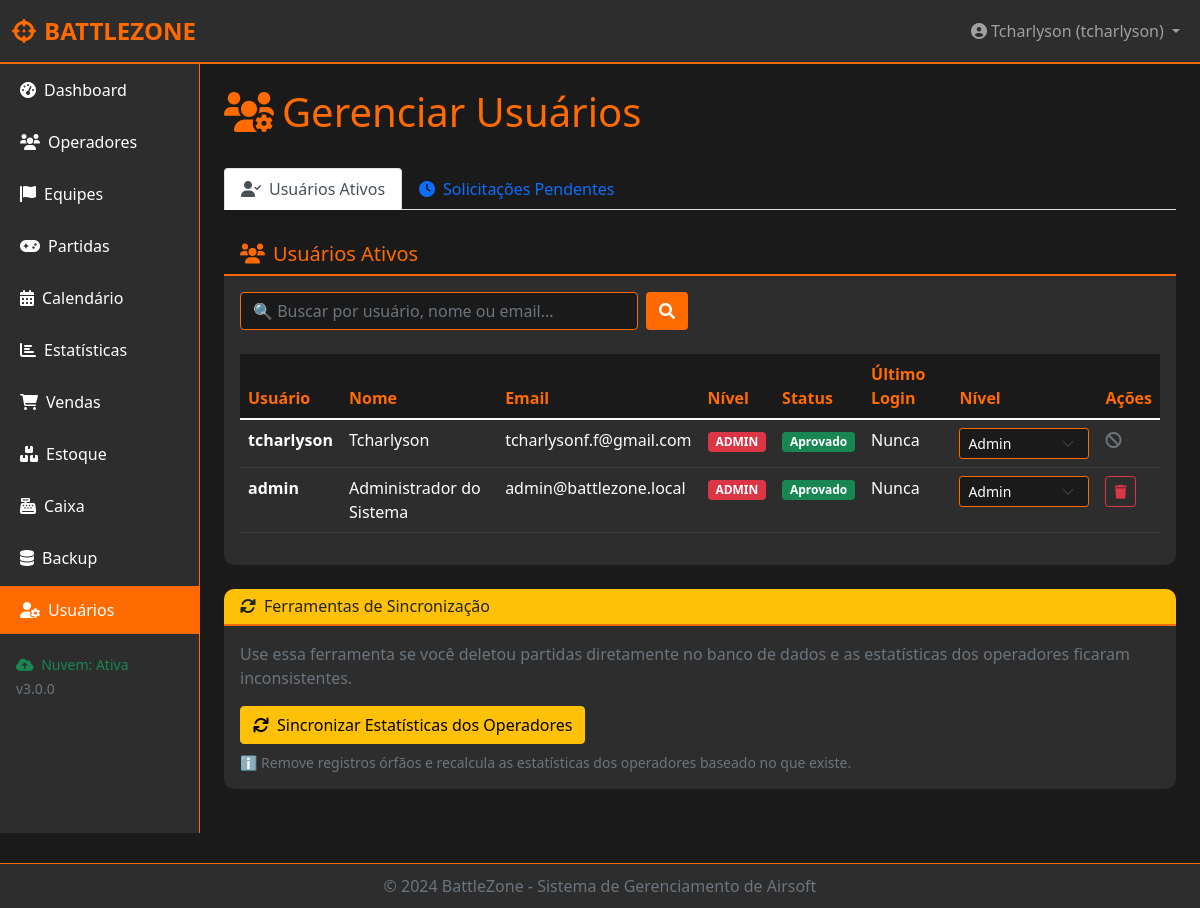
Page /admin/usuarios (signed in) on the committed database.
### models.py (models this page shows, shortened)
class User(UserMixin, db.Model):
    __tablename__ = 'users'
    id = db.Column(db.Integer, primary_key=True)
    username = db.Column(db.String(80), unique=True, nullable=False)
    nome = db.Column(db.String(120), nullable=False)
    email = db.Column(db.String(120), unique=True, nullable=False)
    cpf = db.Column(db.String(14), unique=True, nullable=True)
    telefone = db.Column(db.String(20), nullable=True)
    data_nascimento = db.Column(db.String(10), nullable=True)
    idade = db.Column(db.Integer, nullable=True)
    password_hash = db.Column(db.String(200), nullable=False)
    salt = db.Column(db.String(32), nullable=False)
    nivel = db.Column(db.String(20), nullable=False, default='operador')
    status = db.Column(db.String(20), default='pendente')
    tentativas = db.Column(db.Integer, default=0)
    session_token = db.Column(db.String(100), unique=True, nullable=True)
    last_activity = db.Column(db.DateTime, default=datetime.utcnow)
    created_at = db.Column(db.DateTime, default=datetime.utcnow)
    approved_at = db.Column(db.DateTime, nullable=True)
    approved_by = db.Column(db.String(80), nullable=True)
    last_login = db.Column(db.DateTime, nullable=True)
    partidas_criadas = db.relationship('Partida', back_populates='criador', lazy=True, foreign_keys='Partida.created_by')
    operador_id = db.Column(db.Integer, db.ForeignKey('operadores.id'), nullable=True)
    operador = db.relationship('Operador', backref='usuario', uselist=False)
    two_factor_enabled = db.Column(db.Boolean, default=False)
    two_factor_secret = db.Column(db.String(32), nullable=True)  # Segredo TOTP em base32
    backup_codes = db.Column(db.Text, nullable=True)  # JSON com códigos de backup
    two_factor_verified_at = db.Column(db.DateTime, nullable=True)
    password_reset_token = db.Column(db.String(100), unique=True, nullable=True)
    password_reset_expires = db.Column(db.DateTime, nullable=True)
    def tem_permissao(self, recurso):
        if self.nivel == 'admin':
            return True

### app.py (the view)
@app.route('/admin/usuarios')
@login_required
@admin_required
def admin_usuarios():
    search = request.args.get('search', '')
    query = User.query.filter_by(status='aprovado')
    if search:
        query = query.filter(
            (User.username.ilike(f'%{search}%')) |
            (User.nome.ilike(f'%{search}%')) |
            (User.email.ilike(f'%{search}%'))
        )
    usuarios = query.all()
    solicitacoes = Solicitacao.query.filter_by(status='pendente').all()
    return render_template('admin/usuarios.html',
                         usuarios=usuarios,
                         solicitacoes=solicitacoes,
                         search=search)

### templates/admin/usuarios.html (shortened to what this page needs)
{% extends "base.html" %}
{% block content %}
<div class="d-flex justify-content-between align-items-center mb-4">
    <h1 class="text-laranja"><i class="fas fa-users-cog me-2"></i>Gerenciar Usuários</h1>
</div>
<ul class="nav nav-tabs mb-4" id="userTabs" role="tablist">
    <li class="nav-item" role="presentation">
        <button class="nav-link active" id="usuarios-tab" data-bs-toggle="tab" data-bs-target="#usuarios" type="button" role="tab">
            <i class="fas fa-user-check me-2"></i>Usuários Ativos
        </button>
    </li>
    <li class="nav-item" role="presentation">
        <button class="nav-link" id="solicitacoes-tab" data-bs-toggle="tab" data-bs-target="#solicitacoes" type="button" role="tab">
            <i class="fas fa-clock me-2"></i>Solicitações Pendentes
        </button>
    </li>
</ul>
<div class="tab-content">
    <div class="tab-pane fade show active" id="usuarios" role="tabpanel">
        <div class="card">
            <div class="card-header">
                <h5 class="mb-0"><i class="fas fa-users me-2 text-laranja"></i>Usuários Ativos</h5>
            </div>
            <div class="card-body">
                <div class="row mb-4">
                    <div class="col-md-6">
                        <form method="GET" class="d-flex">
                            <input type="text" name="search" class="form-control me-2" placeholder="🔍 Buscar por usuário, nome ou email..." value="{{ search }}">
                            <button type="submit" class="btn" style="background-color: #FF6B00; color: white;">
                                <i class="fas fa-search"></i>
                            </button>
                        </form>
                    </div>
                </div>
                <div class="table-responsive">
                    <table class="table table-hover">
                        <thead>
                            <tr>
                                <th>Usuário</th>
                                <th>Nome</th>
                                <th>Email</th>
                                <th>Nível</th>
                                <th>Status</th>
                                <th>Último Login</th>
                                <th>Nível</th>
                                <th>Ações</th>
                            </tr>
                        </thead>
                        <tbody>
                            {% for user in usuarios %}
                            <tr>
                                <td><strong>{{ user.username }}</strong></td>
                                <td>{{ user.nome }}</td>
                                <td>{{ user.email }}</td>
                                <td>
                                    <span class="badge {% if user.nivel == 'admin' %}bg-danger{% elif user.nivel == 'gerente' %}bg-warning{% else %}bg-info{% endif %}">
                                        {{ user.nivel|upper }}
                                    </span>
                                </td>
                                <td>
                                    {% if user.status == 'aprovado' %}
                                    <span class="badge bg-success">Aprovado</span>
                                    {% else %}
                                    <span class="badge bg-secondary">{{ user.status }}</span>
                                    {% endif %}
                                </td>
                                <td>{{ user.last_login.strftime('%d/%m/%Y %H:%M') if user.last_login else 'Nunca' }}</td>
                                <td>
                                    <select class="form-select form-select-sm nivel-select" data-user-id="{{ user.id }}" style="width: 130px;">
                                        <option value="admin" {% if user.nivel == 'admin' %}selected{% endif %}>Admin</option>
                                    </select>
                                </td>
                                <td>
                                    {% if user.id != current_user.id %}
                                    <form method="POST" action="{{ url_for('deletar_usuario', id=user.id) }}" style="display: inline;" onsubmit="return confirm('Tem certeza que deseja deletar o usuário {{ user.username }}? Esta ação não pode ser desfeita!');">
                                        <button type="submit" class="btn btn-sm btn-outline-danger" title="Deletar usuário">
                                            <i class="fas fa-trash"></i>
                                        </button>
                                    </form>
                                    {% else %}
                                    <span class="text-muted" title="Você não pode deletar seu próprio usuário">
                                        <i class="fas fa-ban"></i>
                                    </span>
                                    {% endif %}
                                </td>
                            </tr>
                            {% endfor %}
                        </tbody>
                    </table>
                </div>
            </div>
        </div>
    </div>
    <div class="card mt-4 border-warning">
        <div class="card-header bg-warning text-dark">
            <h6 class="mb-0">
                <i class="fas fa-sync-alt me-2"></i>Ferramentas de Sincronização
            </h6>
        </div>
        <div class="card-body">
            <p class="text-muted mb-3">Use essa ferramenta se você deletou partidas diretamente no banco de dados e as estatísticas dos operadores ficaram inconsistentes.</p>
            <a href="{{ url_for('sincronizar_estatisticas_admin') }}" class="btn btn-warning">
                <i class="fas fa-refresh me-2"></i>Sincronizar Estatísticas dos Operadores
            </a>
            <small class="d-block mt-2 text-muted">
                ℹ️ Remove registros órfãos e recalcula as estatísticas dos operadores baseado no que existe.
            </small>
        </div>
    </div>
</div>
{% endblock %}

### templates/base.html (shortened to what this page needs)
<!DOCTYPE html>
<html lang="pt-BR">
<head>
    <link href="https://cdn.jsdelivr.net/npm/bootstrap@5.1.3/dist/css/bootstrap.min.css" rel="stylesheet">
    <link rel="stylesheet" href="https://cdnjs.cloudflare.com/ajax/libs/font-awesome/6.0.0/css/all.min.css">
</head>
<body>
    <nav class="navbar navbar-expand-lg navbar-dark">
        <div class="container-fluid">
            <a class="navbar-brand" href="{{ url_for('dashboard') }}">
                <i class="fas fa-crosshairs me-2"></i>BATTLEZONE
            </a>
            <div class="collapse navbar-collapse" id="navbarNav">
                <ul class="navbar-nav ms-auto">
                    {% if current_user.is_authenticated %}
                    <li class="nav-item dropdown">
                        <a class="nav-link dropdown-toggle" href="#" id="userDropdown" role="button" data-bs-toggle="dropdown">
                            <i class="fas fa-user-circle me-1"></i>{{ current_user.nome }} ({{ current_user.warname or current_user.username }})
                        </a>
                    </li>
                    {% endif %}
                </ul>
            </div>
        </div>
    </nav>
    <div class="container-fluid">
        <div class="row">
            {% if current_user.is_authenticated %}
            <div class="col-md-2 p-0 sidebar">
                <div class="nav flex-column">
                    <a class="nav-link {% if request.endpoint == 'dashboard' %}active{% endif %}" href="{{ url_for('dashboard') }}">
                        <i class="fas fa-tachometer-alt me-2"></i>Dashboard
                    </a>
                    {% if current_user.tem_permissao('operadores') %}
                    <a class="nav-link {% if request.endpoint in ['listar_operadores', 'novo_operador', 'ver_operador', 'editar_operador'] %}active{% endif %}" href="{{ url_for('listar_operadores') }}">
                        <i class="fas fa-users me-2"></i>Operadores
                    </a>
                    {% endif %}
                    {% if current_user.tem_permissao('equipes') %}
                    <a class="nav-link {% if request.endpoint in ['listar_equipes', 'nova_equipe', 'ver_equipe', 'editar_equipe'] %}active{% endif %}" href="{{ url_for('listar_equipes') }}">
                        <i class="fas fa-flag me-2"></i>Equipes
                    </a>
                    {% endif %}
                    {% if current_user.tem_permissao('partidas') %}
                    <a class="nav-link {% if request.endpoint in ['listar_partidas', 'nova_partida', 'ver_partida'] %}active{% endif %}" href="{{ url_for('listar_partidas') }}">
                        <i class="fas fa-gamepad me-2"></i>Partidas
                    </a>
                    {% endif %}
                    {% if current_user.tem_permissao('calendario') %}
                    <a class="nav-link {% if request.endpoint == 'calendario' %}active{% endif %}" href="{{ url_for('calendario') }}">
                        <i class="fas fa-calendar-alt me-2"></i>Calendário
                    </a>
                    {% endif %}
                    {% if current_user.tem_permissao('estatisticas') %}
                    <a class="nav-link {% if request.endpoint == 'estatisticas' %}active{% endif %}" href="{{ url_for('estatisticas') }}">
                        <i class="fas fa-chart-bar me-2"></i>Estatísticas
                    </a>
                    {% endif %}
                    {% if current_user.tem_permissao('vendas') %}
                    <a class="nav-link {% if request.endpoint in ['listar_vendas', 'nova_venda'] %}active{% endif %}" href="{{ url_for('listar_vendas') }}">
                        <i class="fas fa-shopping-cart me-2"></i>Vendas
                    </a>
                    {% endif %}
                    {% if current_user.tem_permissao('estoque') %}
                    <a class="nav-link {% if request.endpoint in ['listar_estoque', 'novo_item', 'editar_item'] %}active{% endif %}" href="{{ url_for('listar_estoque') }}">
                        <i class="fas fa-boxes me-2"></i>Estoque
                    </a>
                    {% endif %}
                    {% if current_user.tem_permissao('caixa') %}
                    <a class="nav-link {% if request.endpoint == 'caixa' %}active{% endif %}" href="{{ url_for('caixa') }}">
                        <i class="fas fa-cash-register me-2"></i>Caixa
                    </a>
                    {% endif %}
                    {% if current_user.nivel in ['admin', 'gerente'] %}
                    <a class="nav-link {% if request.endpoint == 'admin_backups' %}active{% endif %}" href="{{ url_for('admin_backups') }}">
                        <i class="fas fa-database me-2"></i>Backup
                    </a>
                    {% endif %}
                    {% if current_user.nivel in ['admin', 'gerente'] %}
                    <a class="nav-link {% if request.endpoint == 'admin_usuarios' %}active{% endif %}" href="{{ url_for('admin_usuarios') }}">
                        <i class="fas fa-user-cog me-2"></i>Usuários
                    </a>
                    {% endif %}
                </div>
                <div class="mt-auto p-3">
                    <small class="text-success">
                        <i class="fas fa-cloud-upload-alt me-1"></i> Nuvem: Ativa
                    </small>
                    <br>
                    <small class="text-muted">v3.0.0</small>
                </div>
            </div>
            {% endif %}
            <div class="{% if current_user.is_authenticated %}col-md-10{% else %}col-md-12{% endif %} p-4">
                {% block content %}{% endblock %}
            </div>
        </div>
    </div>
    {% if current_user.is_authenticated %}
    <footer class="footer">
        <div class="container">
            <span>&copy; 2024 BattleZone - Sistema de Gerenciamento de Airsoft</span>
        </div>
    </footer>
    {% endif %}
</body>
</html>

### rows in the picture
User: nome "Tcharlyson", username "tcharlyson", email "tcharlysonf.f@gmail.com", nivel "ADMIN", status "Aprovado", last_login "Nunca", nivel+id "Admin"
User: username "admin", nome "Administrador do Sistema", email "admin@battlezone.local", nivel "ADMIN", status "Aprovado", last_login "Nunca", nivel+id "Admin"
